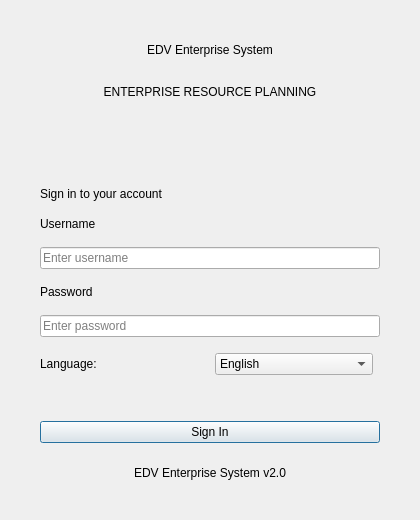
<?xml version="1.0" encoding="UTF-8"?>
<ui version="4.0">
 <class>LoginDialog</class>
 <widget class="QDialog" name="LoginDialog">
  <property name="windowTitle">
   <string>EDV Enterprise System — Login</string>
  </property>
  <property name="minimumSize">
   <size><width>420</width><height>520</height></size>
  </property>
  <property name="maximumSize">
   <size><width>420</width><height>520</height></size>
  </property>
  <layout class="QVBoxLayout" name="outerLayout">
   <property name="margin"><number>0</number></property>
   <item>
    <widget class="QWidget" name="brandPanel">
     <property name="objectName"><string>loginBrandPanel</string></property>
     <property name="minimumHeight"><number>160</number></property>
     <layout class="QVBoxLayout" name="brandLayout">
      <property name="margin"><number>32</number></property>
      <item>
       <widget class="QLabel" name="logoLabel">
        <property name="text"><string>EDV Enterprise System</string></property>
        <property name="objectName"><string>loginLogoText</string></property>
        <property name="alignment"><set>Qt::AlignCenter</set></property>
       </widget>
      </item>
      <item>
       <widget class="QLabel" name="sloganLabel">
        <property name="text"><string>ENTERPRISE RESOURCE PLANNING</string></property>
        <property name="objectName"><string>loginSloganText</string></property>
        <property name="alignment"><set>Qt::AlignCenter</set></property>
       </widget>
      </item>
     </layout>
    </widget>
   </item>
   <item>
    <widget class="QWidget" name="formPanel">
     <layout class="QVBoxLayout" name="formLayout">
      <property name="margin"><number>40</number></property>
      <property name="spacing"><number>16</number></property>
      <item>
       <widget class="QLabel" name="signInLabel">
        <property name="text"><string>Sign in to your account</string></property>
        <property name="objectName"><string>loginSectionTitle</string></property>
       </widget>
      </item>
      <item>
       <widget class="QLabel" name="usernameLabel"><property name="text"><string>Username</string></property></widget>
      </item>
      <item>
       <widget class="QLineEdit" name="usernameEdit">
        <property name="placeholderText"><string>Enter username</string></property>
       </widget>
      </item>
      <item>
       <widget class="QLabel" name="passwordLabel"><property name="text"><string>Password</string></property></widget>
      </item>
      <item>
       <widget class="QLineEdit" name="passwordEdit">
        <property name="echoMode"><enum>QLineEdit::Password</enum></property>
        <property name="placeholderText"><string>Enter password</string></property>
       </widget>
      </item>
      <item>
       <layout class="QHBoxLayout">
        <item>
         <widget class="QLabel" name="languageLabel"><property name="text"><string>Language:</string></property></widget>
        </item>
        <item>
         <widget class="QComboBox" name="languageCombo">
          <item><property name="text"><string>English</string></property></item>
          <item><property name="text"><string>Deutsch</string></property></item>
          <item><property name="text"><string>العربية</string></property></item>
         </widget>
        </item>
        <item>
         <spacer><property name="orientation"><enum>Qt::Horizontal</enum></property></spacer>
        </item>
       </layout>
      </item>
      <item>
       <widget class="QLabel" name="errorLabel">
        <property name="text"><string/></property>
        <property name="objectName"><string>errorLabel</string></property>
        <property name="wordWrap"><bool>true</bool></property>
       </widget>
      </item>
      <item>
       <widget class="QPushButton" name="loginBtn">
        <property name="text"><string>Sign In</string></property>
        <property name="objectName"><string>primaryButton</string></property>
        <property name="minimumHeight"><number>44</number></property>
        <property name="default"><bool>true</bool></property>
       </widget>
      </item>
      <item>
       <spacer>
        <property name="orientation"><enum>Qt::Vertical</enum></property>
       </spacer>
      </item>
      <item>
       <widget class="QLabel" name="versionLabel">
        <property name="text"><string>EDV Enterprise System v2.0</string></property>
        <property name="objectName"><string>secondaryText</string></property>
        <property name="alignment"><set>Qt::AlignCenter</set></property>
       </widget>
      </item>
     </layout>
    </widget>
   </item>
  </layout>
 </widget>
</ui>
